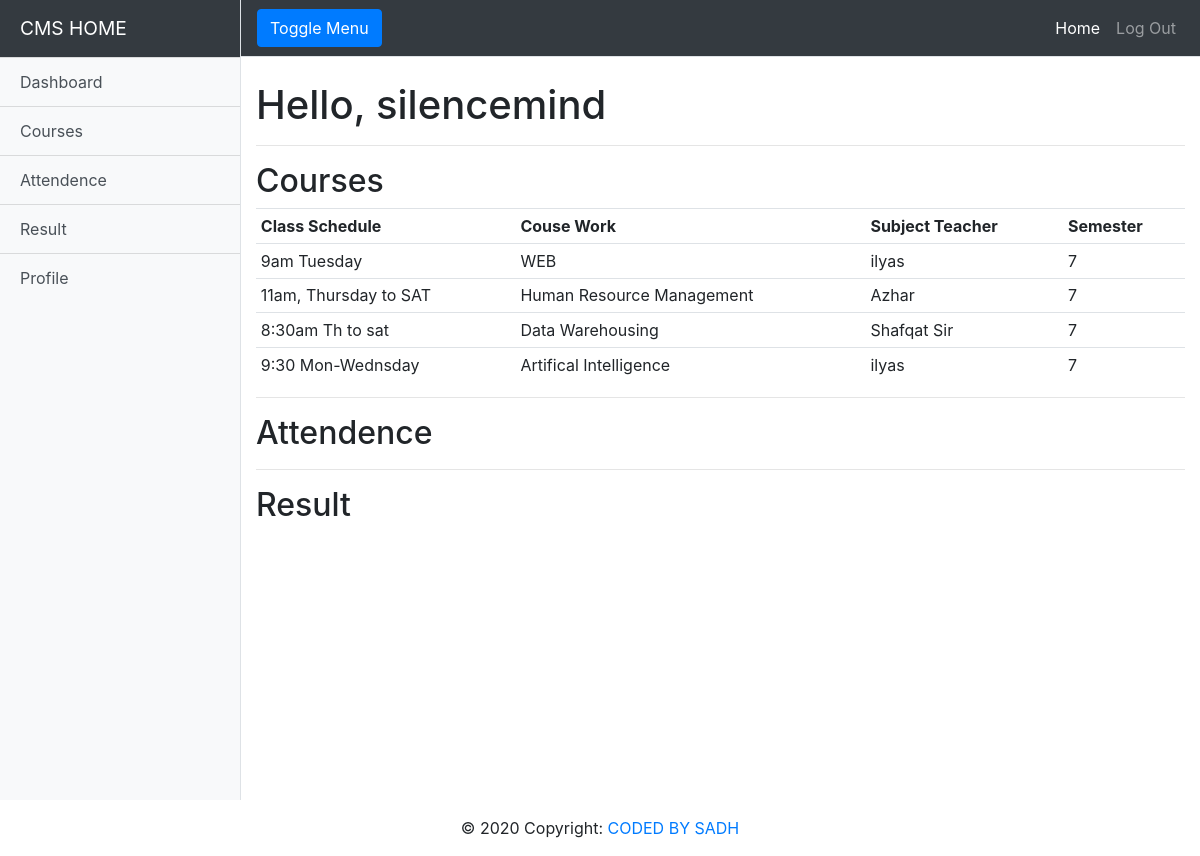
The app's page /home/ (signed in) with its own data.
### accounts/models.py (models this page shows, shortened)
class BSCS(models.Model):
	class_schedule = models.CharField(max_length=200,null=True)
	course_work = models.CharField(max_length=200,null=True)
	sem = models.CharField(max_length=10,null=True)
	subject_teacher = models.CharField(max_length=200,null=True)

### accounts/views.py (the view)
# urls.py: path('home/', views.home, name='home'),
@login_required(login_url='login')
def home(request):
	all_data = BSCS.objects.all()
	context = {"DATA":all_data}
	return render(request, 'home.html', context)

### accounts/templates/home.html (shortened to what this page needs)
<!DOCTYPE html>
<html lang="en">
<head>
  <link rel="stylesheet" href="https://stackpath.bootstrapcdn.com/bootstrap/4.1.3/css/bootstrap.min.css">
  <link rel="stylesheet" href="https://use.fontawesome.com/releases/v5.6.1/css/all.css">
</head>
<body>
  <div class="d-flex" id="wrapper">
    <div class="bg-light border-right" id="sidebar-wrapper">
      <div class="sidebar-heading" >CMS HOME</div>
      <div class="list-group list-group-flush">
        <a href="#" class="list-group-item list-group-item-action bg-light">Dashboard</a>
        <a href="#" class="list-group-item list-group-item-action bg-light">Courses</a>
  <a href="#" class="list-group-item list-group-item-action bg-light">Attendence</a>
         <a href="#" class="list-group-item list-group-item-action bg-light">Result</a>
        <a href="#" class="list-group-item list-group-item-action bg-light">Profile</a>
    </div>
    </div>
    <div id="page-content-wrapper">
      <nav class="navbar navbar-expand-lg navbar-dark bg-dark border-bottom">
        <button class="btn btn-primary" id="menu-toggle">Toggle Menu</button>
        <div class="collapse navbar-collapse" id="navbarSupportedContent">
          <ul class="navbar-nav ml-auto mt-2 mt-lg-0">
            <li class="nav-item active">
              <a class="nav-link" href="#">Home <span class="sr-only">(current)</span></a>
            </li>
            <li class="nav-item">
              <a class="nav-link" href="{% url 'logout' %}">Log Out</a>
            </li>
          </ul>
        </div>
      </nav>
      <div class="container-fluid">
        <h1 class="mt-4">Hello, {{request.user}}</h1>
        <hr>
        <h2>Courses</h2>
        <table class="table table-sm">
          <tr>
            <th>Class Schedule </th>
            <th>Couse Work</th>
            <th>Subject Teacher</th>
            <th>Semester</th>
          </tr>
          {% for data  in DATA %}
            <tr>
              <td>{{data.class_schedule}}</td>
              <td>{{data.course_work}}</td>
              <td>{{data.subject_teacher}}</td>
              <td>{{data.sem}}</td>
            </tr>
          {% endfor %}
        </table>
        <hr>
        <h2>Attendence</h2>
        <hr>
        <h2>Result</h2>
      </div>
    </div>
  </div>
<footer class="page-footer font-small dark">
  <div class="footer-copyright text-center py-3">© 2020 Copyright:<a href="#"> CODED BY SADH</a>
  </div>
</footer>
</body>
</html>

### accounts/templates/home.html (style rules this page uses)
#wrapper { overflow-x: hidden; }
.sidebar-heading { background-color:#343a40!important; }
#sidebar-wrapper { min-height: 100vh; margin-left: -15rem; -webkit-transition: margin .25s ease-out; -moz-transition: margin .25s ease-out; -o-transition: margin .25s ease-out; transition: margin .25s ease-out; color:white; }
#sidebar-wrapper .sidebar-heading { padding: 0.875rem 1.25rem; font-size: 1.2rem; background-color: background-color:#212529; }
#sidebar-wrapper .list-group { width: 15rem; }
#page-content-wrapper { min-width: 100vw; }
@media (min-width: 768px) { #sidebar-wrapper { margin-left: 0; } }
@media (min-width: 768px) { #page-content-wrapper { min-width: 0; width: 100%; } }

### records on screen
BSCS: class_schedule "9am Tuesday", course_work "WEB", subject_teacher "ilyas", sem "7"
BSCS: class_schedule "11am, Thursday to SAT", course_work "Human Resource Management", subject_teacher "Azhar", sem "7"
BSCS: class_schedule "8:30am Th to sat", course_work "Data Warehousing", subject_teacher "Shafqat Sir", sem "7"
BSCS: class_schedule "9:30 Mon-Wednsday", course_work "Artifical Intelligence", subject_teacher "ilyas", sem "7"

### other values on screen
{{ request.user }} "silencemind"
